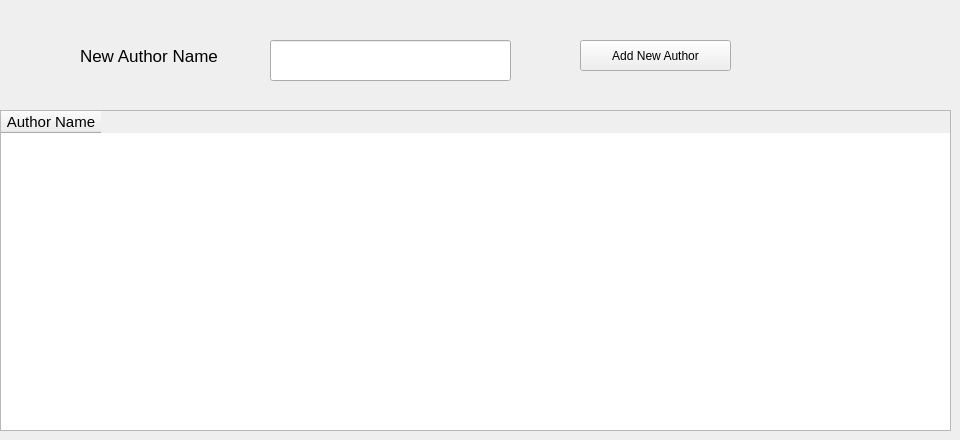
      <widget class="QWidget" name="tab_8">
       <attribute name="title">
        <string>Author</string>
       </attribute>
       <widget class="QTableWidget" name="tableWidget_3">
        <property name="geometry">
         <rect>
          <x>0</x>
          <y>110</y>
          <width>951</width>
          <height>321</height>
         </rect>
        </property>
        <property name="font">
         <font>
          <pointsize>11</pointsize>
         </font>
        </property>
        <column>
         <property name="text">
          <string>Author Name</string>
         </property>
        </column>
       </widget>
       <widget class="QPushButton" name="pushButton_15">
        <property name="geometry">
         <rect>
          <x>580</x>
          <y>40</y>
          <width>151</width>
          <height>31</height>
         </rect>
        </property>
        <property name="text">
         <string>Add New Author</string>
        </property>
       </widget>
       <widget class="QLineEdit" name="lineEdit_22">
        <property name="geometry">
         <rect>
          <x>270</x>
          <y>40</y>
          <width>241</width>
          <height>41</height>
         </rect>
        </property>
       </widget>
       <widget class="QLabel" name="label_27">
        <property name="geometry">
         <rect>
          <x>80</x>
          <y>40</y>
          <width>181</width>
          <height>31</height>
         </rect>
        </property>
        <property name="font">
         <font>
          <pointsize>13</pointsize>
         </font>
        </property>
        <property name="text">
         <string>New Author Name</string>
        </property>
       </widget>
      </widget>
